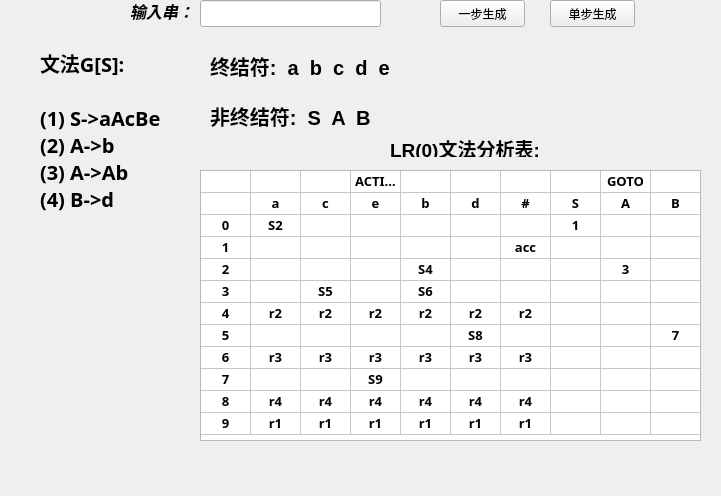
<?xml version="1.0" encoding="UTF-8"?>
<ui version="4.0">
 <class>MainWindow</class>
 <widget class="QMainWindow" name="MainWindow">
  <property name="geometry">
   <rect>
    <x>0</x>
    <y>0</y>
    <width>721</width>
    <height>496</height>
   </rect>
  </property>
  <property name="sizePolicy">
   <sizepolicy hsizetype="Fixed" vsizetype="Fixed">
    <horstretch>0</horstretch>
    <verstretch>0</verstretch>
   </sizepolicy>
  </property>
  <property name="minimumSize">
   <size>
    <width>721</width>
    <height>496</height>
   </size>
  </property>
  <property name="maximumSize">
   <size>
    <width>721</width>
    <height>496</height>
   </size>
  </property>
  <property name="baseSize">
   <size>
    <width>0</width>
    <height>0</height>
   </size>
  </property>
  <property name="font">
   <font>
    <weight>50</weight>
    <bold>false</bold>
   </font>
  </property>
  <property name="windowTitle">
   <string>LR(0)算法演示系统</string>
  </property>
  <property name="windowIcon">
   <iconset resource="application.qrc">
    <normaloff>:/image/application.ico</normaloff>:/image/application.ico</iconset>
  </property>
  <property name="dockNestingEnabled">
   <bool>false</bool>
  </property>
  <property name="unifiedTitleAndToolBarOnMac">
   <bool>false</bool>
  </property>
  <widget class="QWidget" name="centralWidget">
   <property name="sizePolicy">
    <sizepolicy hsizetype="Fixed" vsizetype="Fixed">
     <horstretch>0</horstretch>
     <verstretch>0</verstretch>
    </sizepolicy>
   </property>
   <widget class="QPushButton" name="oneStepButton">
    <property name="geometry">
     <rect>
      <x>440</x>
      <y>0</y>
      <width>85</width>
      <height>27</height>
     </rect>
    </property>
    <property name="text">
     <string>一步生成</string>
    </property>
    <property name="icon">
     <iconset resource="application.qrc">
      <normaloff>:/image/ok.ico</normaloff>:/image/ok.ico</iconset>
    </property>
   </widget>
   <widget class="QPushButton" name="allStepButton">
    <property name="geometry">
     <rect>
      <x>550</x>
      <y>0</y>
      <width>85</width>
      <height>27</height>
     </rect>
    </property>
    <property name="text">
     <string>单步生成</string>
    </property>
    <property name="icon">
     <iconset resource="application.qrc">
      <normaloff>:/image/ok.ico</normaloff>:/image/ok.ico</iconset>
    </property>
   </widget>
   <widget class="QLabel" name="labelGs">
    <property name="geometry">
     <rect>
      <x>40</x>
      <y>40</y>
      <width>141</width>
      <height>181</height>
     </rect>
    </property>
    <property name="sizePolicy">
     <sizepolicy hsizetype="Preferred" vsizetype="Preferred">
      <horstretch>0</horstretch>
      <verstretch>0</verstretch>
     </sizepolicy>
    </property>
    <property name="sizeIncrement">
     <size>
      <width>0</width>
      <height>0</height>
     </size>
    </property>
    <property name="font">
     <font>
      <family>华文中宋</family>
      <pointsize>15</pointsize>
      <weight>75</weight>
      <bold>true</bold>
     </font>
    </property>
    <property name="lineWidth">
     <number>1</number>
    </property>
    <property name="text">
     <string>文法G[S]:

(1) S-&gt;aAcBe
(2) A-&gt;b
(3) A-&gt;Ab
(4) B-&gt;d</string>
    </property>
    <property name="textFormat">
     <enum>Qt::AutoText</enum>
    </property>
   </widget>
   <widget class="QTableWidget" name="tableWidget">
    <property name="geometry">
     <rect>
      <x>200</x>
      <y>170</y>
      <width>501</width>
      <height>271</height>
     </rect>
    </property>
    <property name="sizePolicy">
     <sizepolicy hsizetype="Fixed" vsizetype="Fixed">
      <horstretch>0</horstretch>
      <verstretch>0</verstretch>
     </sizepolicy>
    </property>
    <property name="font">
     <font>
      <family>Sans</family>
      <pointsize>10</pointsize>
      <weight>75</weight>
      <bold>true</bold>
     </font>
    </property>
    <property name="acceptDrops">
     <bool>false</bool>
    </property>
    <property name="autoFillBackground">
     <bool>false</bool>
    </property>
    <property name="verticalScrollBarPolicy">
     <enum>Qt::ScrollBarAlwaysOff</enum>
    </property>
    <property name="horizontalScrollBarPolicy">
     <enum>Qt::ScrollBarAlwaysOff</enum>
    </property>
    <property name="autoScroll">
     <bool>false</bool>
    </property>
    <property name="autoScrollMargin">
     <number>16</number>
    </property>
    <property name="editTriggers">
     <set>QAbstractItemView::SelectedClicked</set>
    </property>
    <property name="tabKeyNavigation">
     <bool>true</bool>
    </property>
    <property name="rowCount">
     <number>12</number>
    </property>
    <property name="columnCount">
     <number>10</number>
    </property>
    <attribute name="horizontalHeaderVisible">
     <bool>false</bool>
    </attribute>
    <attribute name="horizontalHeaderDefaultSectionSize">
     <number>50</number>
    </attribute>
    <attribute name="horizontalHeaderHighlightSections">
     <bool>false</bool>
    </attribute>
    <attribute name="horizontalHeaderMinimumSectionSize">
     <number>18</number>
    </attribute>
    <attribute name="verticalHeaderVisible">
     <bool>false</bool>
    </attribute>
    <attribute name="verticalHeaderDefaultSectionSize">
     <number>22</number>
    </attribute>
    <attribute name="verticalHeaderHighlightSections">
     <bool>false</bool>
    </attribute>
    <row/>
    <row/>
    <row/>
    <row/>
    <row/>
    <row/>
    <row/>
    <row/>
    <row/>
    <row/>
    <row/>
    <row/>
    <column/>
    <column/>
    <column/>
    <column/>
    <column/>
    <column/>
    <column/>
    <column/>
    <column/>
    <column/>
    <item row="0" column="0">
     <property name="text">
      <string/>
     </property>
    </item>
    <item row="0" column="3">
     <property name="text">
      <string>ACTION</string>
     </property>
     <property name="textAlignment">
      <set>AlignHCenter|AlignVCenter|AlignCenter</set>
     </property>
    </item>
    <item row="0" column="7">
     <property name="text">
      <string/>
     </property>
    </item>
    <item row="0" column="8">
     <property name="text">
      <string>GOTO</string>
     </property>
     <property name="textAlignment">
      <set>AlignHCenter|AlignVCenter|AlignCenter</set>
     </property>
    </item>
    <item row="1" column="1">
     <property name="text">
      <string>a</string>
     </property>
     <property name="textAlignment">
      <set>AlignHCenter|AlignVCenter|AlignCenter</set>
     </property>
    </item>
    <item row="1" column="2">
     <property name="text">
      <string>c</string>
     </property>
     <property name="textAlignment">
      <set>AlignHCenter|AlignVCenter|AlignCenter</set>
     </property>
    </item>
    <item row="1" column="3">
     <property name="text">
      <string>e</string>
     </property>
     <property name="textAlignment">
      <set>AlignHCenter|AlignVCenter|AlignCenter</set>
     </property>
    </item>
    <item row="1" column="4">
     <property name="text">
      <string>b</string>
     </property>
     <property name="textAlignment">
      <set>AlignHCenter|AlignVCenter|AlignCenter</set>
     </property>
    </item>
    <item row="1" column="5">
     <property name="text">
      <string>d</string>
     </property>
     <property name="textAlignment">
      <set>AlignHCenter|AlignVCenter|AlignCenter</set>
     </property>
    </item>
    <item row="1" column="6">
     <property name="text">
      <string>#</string>
     </property>
     <property name="textAlignment">
      <set>AlignHCenter|AlignVCenter|AlignCenter</set>
     </property>
    </item>
    <item row="1" column="7">
     <property name="text">
      <string>S</string>
     </property>
     <property name="textAlignment">
      <set>AlignHCenter|AlignVCenter|AlignCenter</set>
     </property>
    </item>
    <item row="1" column="8">
     <property name="text">
      <string>A</string>
     </property>
     <property name="textAlignment">
      <set>AlignHCenter|AlignVCenter|AlignCenter</set>
     </property>
    </item>
    <item row="1" column="9">
     <property name="text">
      <string>B</string>
     </property>
     <property name="textAlignment">
      <set>AlignHCenter|AlignVCenter|AlignCenter</set>
     </property>
    </item>
    <item row="2" column="0">
     <property name="text">
      <string>0</string>
     </property>
     <property name="textAlignment">
      <set>AlignHCenter|AlignVCenter|AlignCenter</set>
     </property>
    </item>
    <item row="2" column="1">
     <property name="text">
      <string>S2</string>
     </property>
     <property name="textAlignment">
      <set>AlignHCenter|AlignVCenter|AlignCenter</set>
     </property>
    </item>
    <item row="2" column="7">
     <property name="text">
      <string>1</string>
     </property>
     <property name="textAlignment">
      <set>AlignHCenter|AlignVCenter|AlignCenter</set>
     </property>
    </item>
    <item row="3" column="0">
     <property name="text">
      <string>1</string>
     </property>
     <property name="textAlignment">
      <set>AlignHCenter|AlignVCenter|AlignCenter</set>
     </property>
    </item>
    <item row="3" column="6">
     <property name="text">
      <string>acc</string>
     </property>
     <property name="textAlignment">
      <set>AlignHCenter|AlignVCenter|AlignCenter</set>
     </property>
    </item>
    <item row="4" column="0">
     <property name="text">
      <string>2</string>
     </property>
     <property name="textAlignment">
      <set>AlignHCenter|AlignVCenter|AlignCenter</set>
     </property>
    </item>
    <item row="4" column="4">
     <property name="text">
      <string>S4</string>
     </property>
     <property name="textAlignment">
      <set>AlignHCenter|AlignVCenter|AlignCenter</set>
     </property>
    </item>
    <item row="4" column="8">
     <property name="text">
      <string>3</string>
     </property>
     <property name="textAlignment">
      <set>AlignHCenter|AlignVCenter|AlignCenter</set>
     </property>
    </item>
    <item row="5" column="0">
     <property name="text">
      <string>3</string>
     </property>
     <property name="textAlignment">
      <set>AlignHCenter|AlignVCenter|AlignCenter</set>
     </property>
    </item>
    <item row="5" column="2">
     <property name="text">
      <string>S5</string>
     </property>
     <property name="textAlignment">
      <set>AlignHCenter|AlignVCenter|AlignCenter</set>
     </property>
    </item>
    <item row="5" column="4">
     <property name="text">
      <string>S6</string>
     </property>
     <property name="textAlignment">
      <set>AlignHCenter|AlignVCenter|AlignCenter</set>
     </property>
    </item>
    <item row="6" column="0">
     <property name="text">
      <string>4</string>
     </property>
     <property name="textAlignment">
      <set>AlignHCenter|AlignVCenter|AlignCenter</set>
     </property>
    </item>
    <item row="6" column="1">
     <property name="text">
      <string>r2</string>
     </property>
     <property name="textAlignment">
      <set>AlignHCenter|AlignVCenter|AlignCenter</set>
     </property>
    </item>
    <item row="6" column="2">
     <property name="text">
      <string>r2</string>
     </property>
     <property name="textAlignment">
      <set>AlignHCenter|AlignVCenter|AlignCenter</set>
     </property>
    </item>
    <item row="6" column="3">
     <property name="text">
      <string>r2</string>
     </property>
     <property name="textAlignment">
      <set>AlignHCenter|AlignVCenter|AlignCenter</set>
     </property>
    </item>
    <item row="6" column="4">
     <property name="text">
      <string>r2</string>
     </property>
     <property name="textAlignment">
      <set>AlignHCenter|AlignVCenter|AlignCenter</set>
     </property>
    </item>
    <item row="6" column="5">
     <property name="text">
      <string>r2</string>
     </property>
     <property name="textAlignment">
      <set>AlignHCenter|AlignVCenter|AlignCenter</set>
     </property>
    </item>
    <item row="6" column="6">
     <property name="text">
      <string>r2</string>
     </property>
     <property name="textAlignment">
      <set>AlignHCenter|AlignVCenter|AlignCenter</set>
     </property>
    </item>
    <item row="7" column="0">
     <property name="text">
      <string>5</string>
     </property>
     <property name="textAlignment">
      <set>AlignHCenter|AlignVCenter|AlignCenter</set>
     </property>
    </item>
    <item row="7" column="5">
     <property name="text">
      <string>S8</string>
     </property>
     <property name="textAlignment">
      <set>AlignHCenter|AlignVCenter|AlignCenter</set>
     </property>
    </item>
    <item row="7" column="9">
     <property name="text">
      <string>7</string>
     </property>
     <property name="textAlignment">
      <set>AlignHCenter|AlignVCenter|AlignCenter</set>
     </property>
    </item>
    <item row="8" column="0">
     <property name="text">
      <string>6</string>
     </property>
     <property name="textAlignment">
      <set>AlignHCenter|AlignVCenter|AlignCenter</set>
     </property>
    </item>
    <item row="8" column="1">
     <property name="text">
      <string>r3</string>
     </property>
     <property name="textAlignment">
      <set>AlignHCenter|AlignVCenter|AlignCenter</set>
     </property>
    </item>
    <item row="8" column="2">
     <property name="text">
      <string>r3</string>
     </property>
     <property name="textAlignment">
      <set>AlignHCenter|AlignVCenter|AlignCenter</set>
     </property>
    </item>
    <item row="8" column="3">
     <property name="text">
      <string>r3</string>
     </property>
     <property name="textAlignment">
      <set>AlignHCenter|AlignVCenter|AlignCenter</set>
     </property>
    </item>
    <item row="8" column="4">
     <property name="text">
      <string>r3</string>
     </property>
     <property name="textAlignment">
      <set>AlignHCenter|AlignVCenter|AlignCenter</set>
     </property>
    </item>
    <item row="8" column="5">
     <property name="text">
      <string>r3</string>
     </property>
     <property name="textAlignment">
      <set>AlignHCenter|AlignVCenter|AlignCenter</set>
     </property>
    </item>
    <item row="8" column="6">
     <property name="text">
      <string>r3</string>
     </property>
     <property name="textAlignment">
      <set>AlignHCenter|AlignVCenter|AlignCenter</set>
     </property>
    </item>
    <item row="9" column="0">
     <property name="text">
      <string>7</string>
     </property>
     <property name="textAlignment">
      <set>AlignHCenter|AlignVCenter|AlignCenter</set>
     </property>
    </item>
    <item row="9" column="3">
     <property name="text">
      <string>S9</string>
     </property>
     <property name="textAlignment">
      <set>AlignHCenter|AlignVCenter|AlignCenter</set>
     </property>
    </item>
    <item row="10" column="0">
     <property name="text">
      <string>8</string>
     </property>
     <property name="textAlignment">
      <set>AlignHCenter|AlignVCenter|AlignCenter</set>
     </property>
    </item>
    <item row="10" column="1">
     <property name="text">
      <string>r4</string>
     </property>
     <property name="textAlignment">
      <set>AlignHCenter|AlignVCenter|AlignCenter</set>
     </property>
    </item>
    <item row="10" column="2">
     <property name="text">
      <string>r4</string>
     </property>
     <property name="textAlignment">
      <set>AlignHCenter|AlignVCenter|AlignCenter</set>
     </property>
    </item>
    <item row="10" column="3">
     <property name="text">
      <string>r4</string>
     </property>
     <property name="textAlignment">
      <set>AlignHCenter|AlignVCenter|AlignCenter</set>
     </property>
    </item>
    <item row="10" column="4">
     <property name="text">
      <string>r4</string>
     </property>
     <property name="textAlignment">
      <set>AlignHCenter|AlignVCenter|AlignCenter</set>
     </property>
    </item>
    <item row="10" column="5">
     <property name="text">
      <string>r4</string>
     </property>
     <property name="textAlignment">
      <set>AlignHCenter|AlignVCenter|AlignCenter</set>
     </property>
    </item>
    <item row="10" column="6">
     <property name="text">
      <string>r4</string>
     </property>
     <property name="textAlignment">
      <set>AlignHCenter|AlignVCenter|AlignCenter</set>
     </property>
    </item>
    <item row="11" column="0">
     <property name="text">
      <string>9</string>
     </property>
     <property name="textAlignment">
      <set>AlignHCenter|AlignVCenter|AlignCenter</set>
     </property>
    </item>
    <item row="11" column="1">
     <property name="text">
      <string>r1</string>
     </property>
     <property name="textAlignment">
      <set>AlignHCenter|AlignVCenter|AlignCenter</set>
     </property>
    </item>
    <item row="11" column="2">
     <property name="text">
      <string>r1</string>
     </property>
     <property name="textAlignment">
      <set>AlignHCenter|AlignVCenter|AlignCenter</set>
     </property>
    </item>
    <item row="11" column="3">
     <property name="text">
      <string>r1</string>
     </property>
     <property name="textAlignment">
      <set>AlignHCenter|AlignVCenter|AlignCenter</set>
     </property>
    </item>
    <item row="11" column="4">
     <property name="text">
      <string>r1</string>
     </property>
     <property name="textAlignment">
      <set>AlignHCenter|AlignVCenter|AlignCenter</set>
     </property>
    </item>
    <item row="11" column="5">
     <property name="text">
      <string>r1</string>
     </property>
     <property name="textAlignment">
      <set>AlignHCenter|AlignVCenter|AlignCenter</set>
     </property>
    </item>
    <item row="11" column="6">
     <property name="text">
      <string>r1</string>
     </property>
     <property name="textAlignment">
      <set>AlignHCenter|AlignVCenter|AlignCenter</set>
     </property>
    </item>
   </widget>
   <widget class="QLineEdit" name="inputGsEdit">
    <property name="geometry">
     <rect>
      <x>200</x>
      <y>0</y>
      <width>181</width>
      <height>27</height>
     </rect>
    </property>
    <property name="font">
     <font>
      <family>华文中宋</family>
      <pointsize>12</pointsize>
      <weight>75</weight>
      <bold>true</bold>
      <kerning>true</kerning>
     </font>
    </property>
    <property name="inputMask">
     <string/>
    </property>
    <property name="text">
     <string/>
    </property>
    <property name="maxLength">
     <number>50</number>
    </property>
   </widget>
   <widget class="QLabel" name="labelText">
    <property name="geometry">
     <rect>
      <x>130</x>
      <y>0</y>
      <width>61</width>
      <height>21</height>
     </rect>
    </property>
    <property name="font">
     <font>
      <family>华文中宋</family>
      <pointsize>12</pointsize>
      <weight>75</weight>
      <italic>true</italic>
      <bold>true</bold>
     </font>
    </property>
    <property name="text">
     <string>输入串：</string>
    </property>
   </widget>
   <widget class="QLabel" name="labelVt">
    <property name="geometry">
     <rect>
      <x>390</x>
      <y>140</y>
      <width>181</width>
      <height>17</height>
     </rect>
    </property>
    <property name="font">
     <font>
      <pointsize>14</pointsize>
      <weight>75</weight>
      <bold>true</bold>
     </font>
    </property>
    <property name="text">
     <string>LR(0)文法分析表:</string>
    </property>
   </widget>
   <widget class="QLabel" name="label">
    <property name="geometry">
     <rect>
      <x>210</x>
      <y>50</y>
      <width>281</width>
      <height>31</height>
     </rect>
    </property>
    <property name="font">
     <font>
      <pointsize>15</pointsize>
      <weight>75</weight>
      <bold>true</bold>
     </font>
    </property>
    <property name="text">
     <string>终结符:  a  b  c  d  e</string>
    </property>
   </widget>
   <widget class="QLabel" name="labelVn">
    <property name="geometry">
     <rect>
      <x>210</x>
      <y>100</y>
      <width>231</width>
      <height>31</height>
     </rect>
    </property>
    <property name="font">
     <font>
      <pointsize>15</pointsize>
      <weight>75</weight>
      <bold>true</bold>
     </font>
    </property>
    <property name="text">
     <string>非终结符:  S  A  B</string>
    </property>
   </widget>
  </widget>
 </widget>
 <layoutdefault spacing="6" margin="11"/>
 <resources>
  <include location="application.qrc"/>
 </resources>
 <connections/>
</ui>
